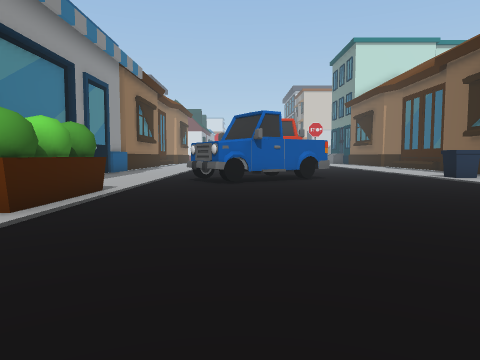
[1] (above)

16 first-person views from a walk through a 3-D level made in the Unity game engine. The camera is 1.5 m above the floor, tilts 4° down and sees 70° across. The floor is counted in squares, 2 m on a side. Each view is taken from the middle of a square. On the plan, view 1 faces up. The plan holds only what a view shows up to about 11 squares ahead; the rest is blank. The place goes on beyond the plan. The player character is not drawn.

[2]
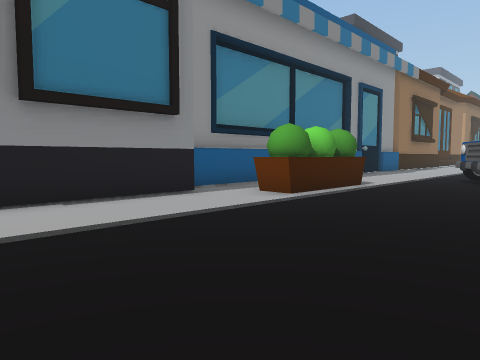

[3]
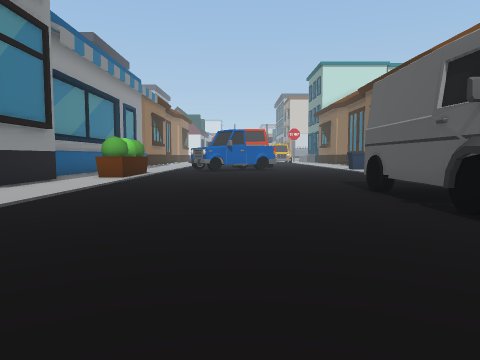

[4]
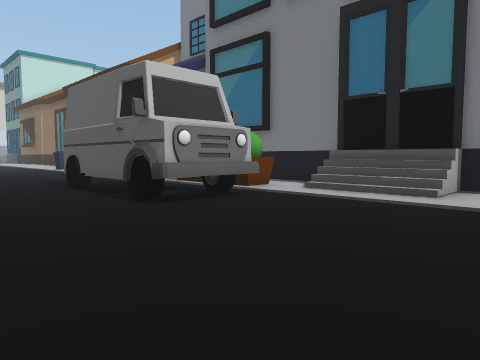

[5]
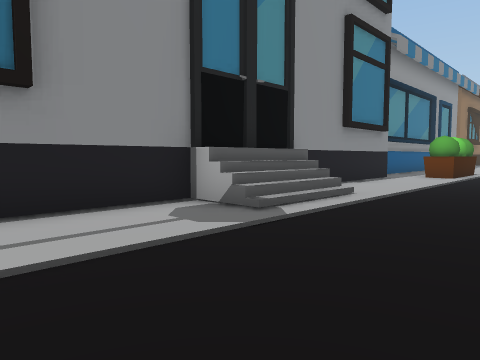

[6]
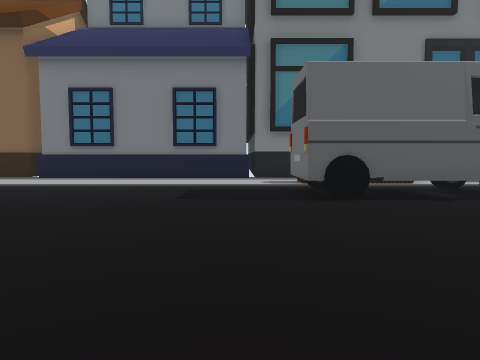

[7]
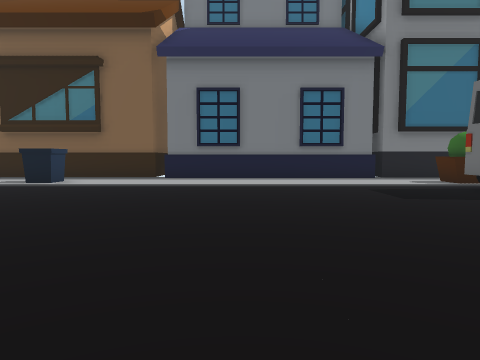

[8]
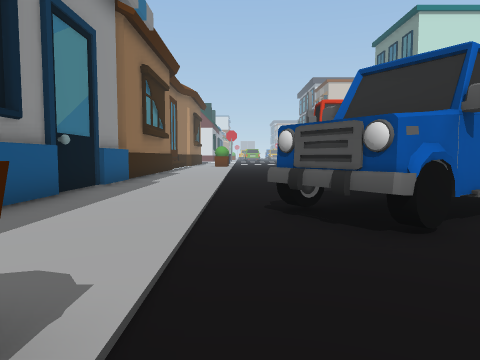

[9]
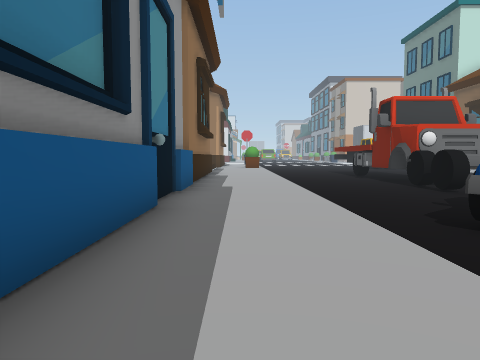

[10]
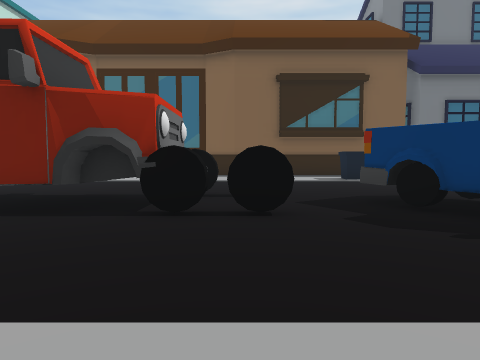

[11]
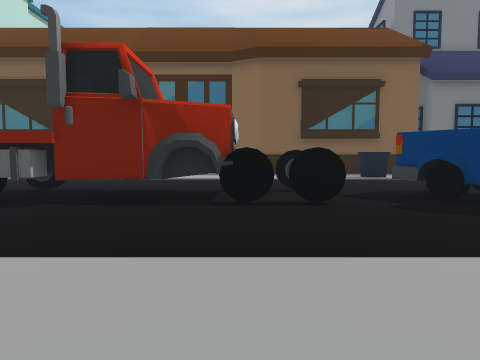

[12]
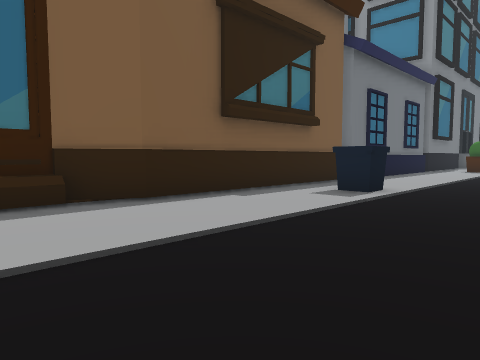

[13]
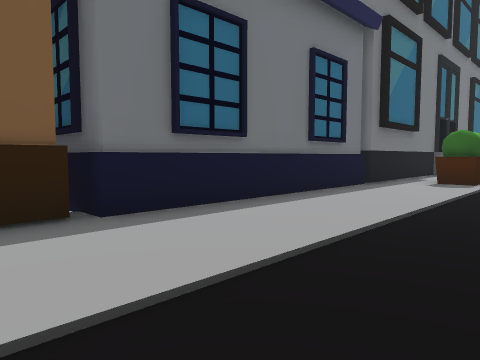

[14]
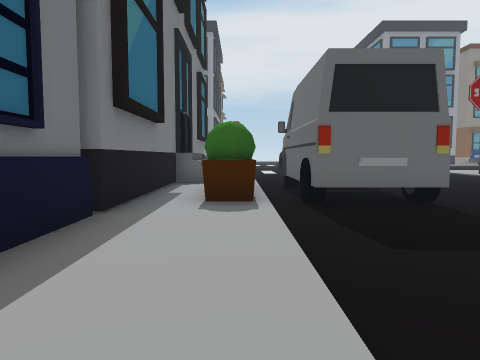

[15]
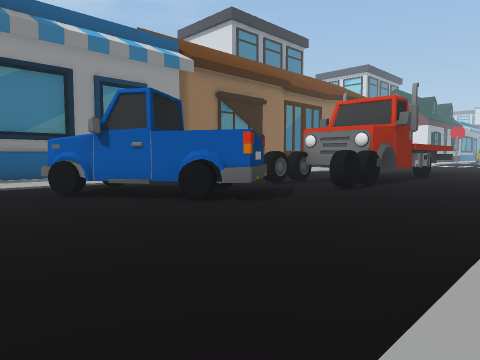

[16]
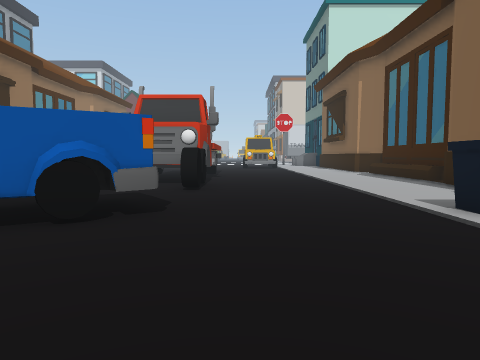

### Floor plan
Key: @ floor where view 1 was taken; # wall or solid block; . floor; / step, stairs or slope; ^ raised ledge; B building; W wheel; O other object.
Columns run from 6 left of view 1 to 11 right of it. Each row starts with its distance up from view 1.
 18 #......^ #.....^#
 17 #......#^......^#
 16 B......W#W......#
 15 B......W.W.....##
 14 B..............#
 13 B..............#
 12 B......W#......#
 11 B....W #W....O.#
 10 B....###.......#
  9 B.....W........#
  8 B..............BBB
  7 B .O...........B
  6 B  O...........B
  5 B..O...........B
  4 B..O...........B
  3  #.............B
  2  #.............B
  1  #........##...#
  0  #....@...W WO.#
 -1  #........###O.#
 -2   B/......###O.#
 -3    /......W#W..#
 -4    /........../#
 -5  #............/#
 -6  #............/#
 -7  #.............#
 -8    ........

Positions as (right, up) in squares from view 1, and headings:
1: (0, 0), facing up
2: (1, -1), facing up-left
3: (1, -7), facing up
4: (1, -8), facing up-right
5: (0, -8), facing up-left
6: (-2, 2), facing right
7: (-2, 6), facing right
8: (-2, 6), facing up
9: (-4, 7), facing up
10: (-4, 15), facing right
11: (-5, 16), facing right
12: (4, 18), facing down-right
13: (5, 10), facing down-right
14: (7, 6), facing down
15: (7, 7), facing up-left
16: (4, 7), facing up
